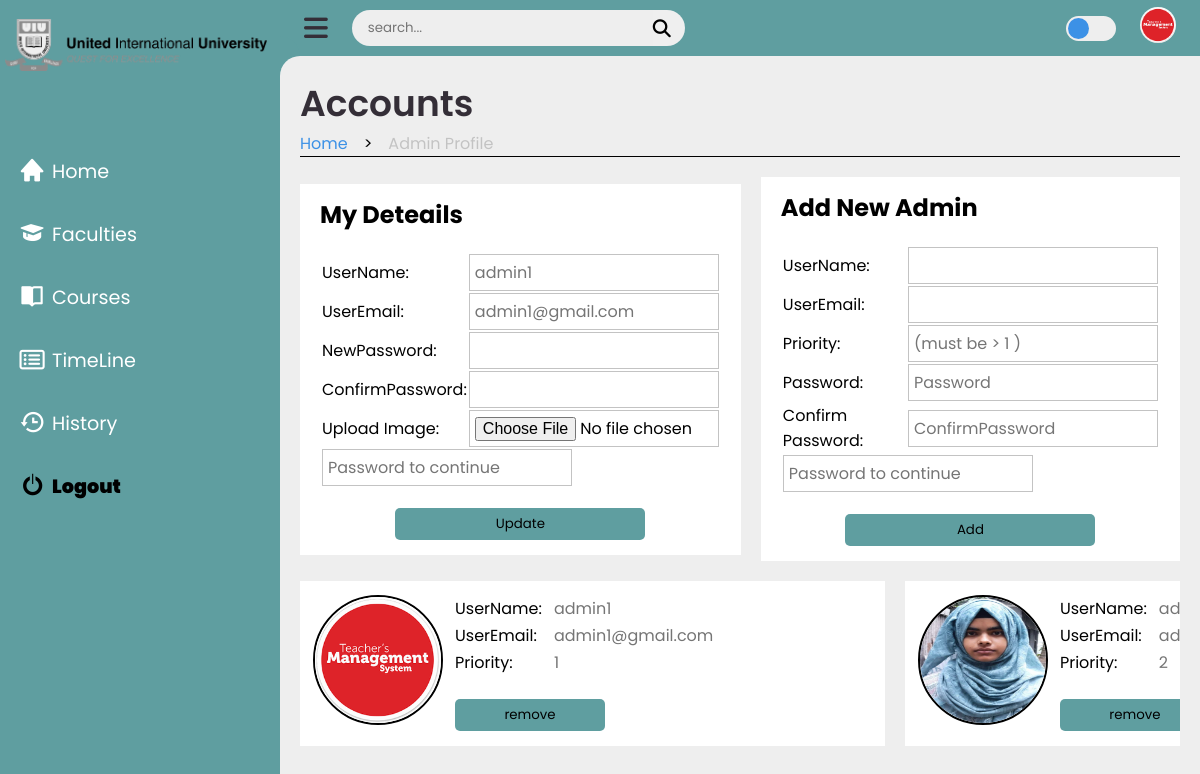
The app's page /accounts/account.php (signed in), older data.
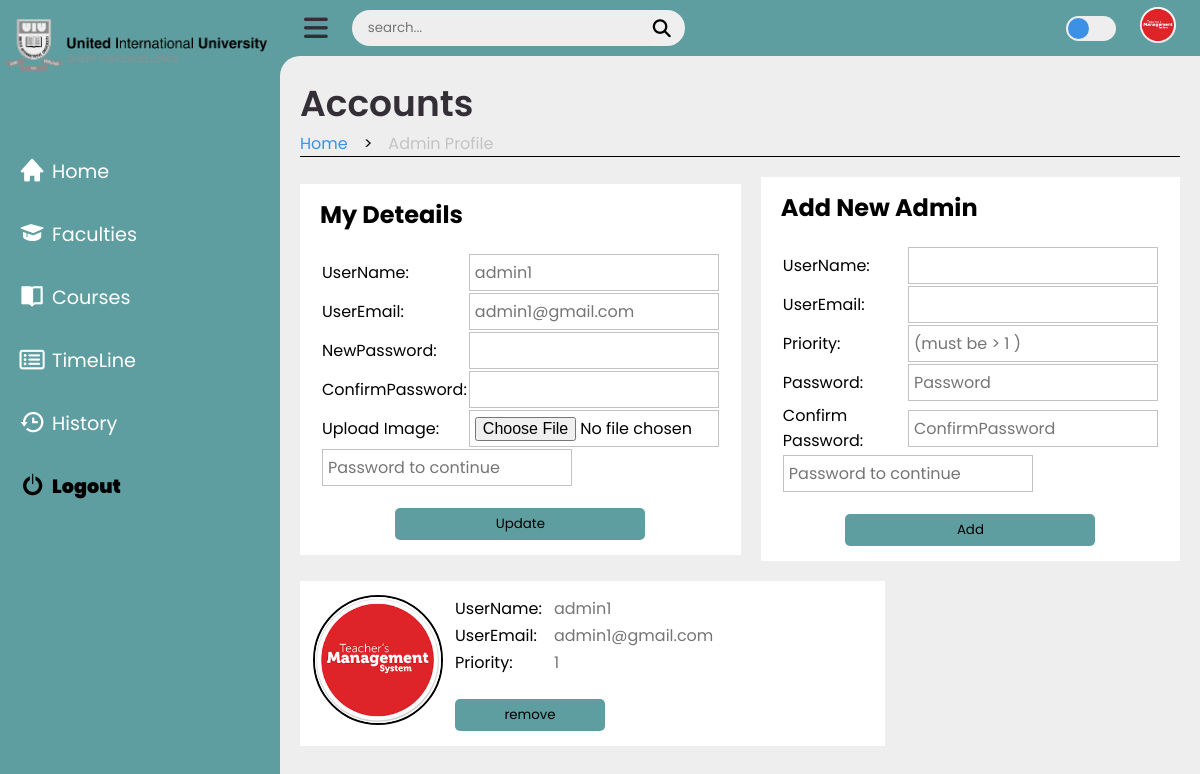
The same page, newer data.
### tables this page shows
CREATE TABLE `accounts` (
  `ac_id` int(2) NOT NULL,
  `username` varchar(35) NOT NULL,
  `useremail` varchar(50) NOT NULL,
  `userpassword` varchar(255) NOT NULL,
  `priority` int(3) NOT NULL,
  `img` varchar(255) NOT NULL
);

### accounts/fetch_info_BE.php (called while the page is built, shortened)
<?php
    include('/xampp/htdocs/web_Progrmming_project/db_con.php');
    if (isset($_SESSION['ac_id']) && isset($_SESSION['prior'])) {
        $ac_id = $_SESSION['ac_id'];
        $prior = $_SESSION['prior'];
        $sql = "SELECT username, useremail, img FROM accounts WHERE ac_id = $ac_id AND priority = $prior";
        $result = mysqli_query($con, $sql);
            if (mysqli_num_rows($result) == 1) {
                $row = mysqli_fetch_array($result);
                $username = $row['username'];
                $useremail = $row['useremail'];
                $img = $row['img'];
            } else {
                $_SESSION['red'] = "Warning: Failed to fetch data";
                exit(0);
            }
        } else {
            $_SESSION['red'] = "Warning: Please Login First";
            header("Location: /log_Sign/Login.php");
            exit(0);
    }
?>

### accounts/account.php (the view, shortened to what the changed rows need)
<?php
    include('/xampp/htdocs/web_Progrmming_project/accounts/fetch_info_BE.php');
?>
<!DOCTYPE html>
<html lang="en">
  <head>
    <link rel="stylesheet" href="https://cdnjs.cloudflare.com/ajax/libs/font-awesome/6.4.0/css/all.min.css"/>
    <link href="https://cdn.jsdelivr.net/npm/remixicon@3.5.0/fonts/remixicon.css" rel="stylesheet"/>
    <link rel="stylesheet" href="https://cdn.jsdelivr.net/npm/swiper@10/swiper-bundle.min.css"/>
    <link href='https://unpkg.com/boxicons@2.1.4/css/boxicons.min.css' rel='stylesheet'>
    <link rel="stylesheet" href="/accounts/account.css">
  </head>
  <body>
    <section class="content">
        <nav class="e">
            <a href="#" class="profile"><img src="<?php echo $img ?>" alt="profile"/></a>
        </nav>
      <main>
        <div class="head-title">
            <div class="left">
                <h1>Accounts</h1>
            </div>
        </div>
        <div class="container">
            <div class="acts">
                <div class="saaa">
                    <h1>My Deteails</h1>
                    <form action="/accounts/update_info_BE.php" method="POST" enctype="multipart/form-data">
                        <table>
                            <tr>
                                <td><input type="text" name="username" placeholder="<?php echo $username ?>" autocomplete="off"></td>
                            </tr>
                            <tr>
                                <td><input type="email" name="useremail" placeholder="<?php echo $useremail ?>" autocomplete="off"></td>
                            </tr>
                        </table>
                    </form>
                </div>
                <div class="saaa">
                    <h1>Add New Admin</h1>
                </div>
            </div>
            <div class="accts">
                <?php
                    include('/xampp/htdocs/web_Progrmming_project/accounts/fetch_admins_BE.php');
                ?>
            </div>
        </div>
      </main>
    </section>
  </body>
</html>

### accounts/fetch_admins_BE.php (shortened to what the changed rows need)
<?php
    include('/xampp/htdocs/web_Progrmming_project/db_con.php');
    if (isset($_SESSION['ac_id']) && isset($_SESSION['username'])) {
        $sql = "SELECT * FROM accounts";
        $result = mysqli_query($con, $sql);
            if (mysqli_num_rows($result) > 0) {
                while ($row = mysqli_fetch_assoc($result)) {
                    echo  '<div class="sa">
                    <div>
                        <img src="' . $row['img'] . '" alt="">
                    </div>
                    <div class="saaa">
                        <form action="/accounts/remove_admin_BE.php" method="POST">
                            <table>
                                <tr>
                                    <td>UserName: </td>
                                    <td><input type="text" placeholder="'.$row['username'].'" disabled></td>
                                </tr>
                                <tr>
                                    <td>UserEmail: </td>
                                    <td><input type="text" placeholder="' . $row['useremail'] . '" disabled></td>
                                </tr>
                                <tr>
                                    <td>Priority: </td>
                                    <td><input type="text" placeholder="' . $row['priority'] . '" disabled></td>
                                </tr>
                                <tr>
                                    <td><input type="hidden" name="removed_id" value="'. $row['ac_id'] . '"></td>
                                </tr>
                                <tr>
                                        <td colspan="2" align="left"><button type="submit" name="btn">remove</button></td>
                                </tr>
                            </table>
                        </form>
                    </div>
                    </div>';
                }
            } else {
                echo "No Record Found";
            }
        } else {
            echo "Error to load session";
    }
?>

Row changes from the older to the newer data that the page shows:
removed accounts: img (picture), username "admin2", useremail "admin2@gmail.com", priority "2"
